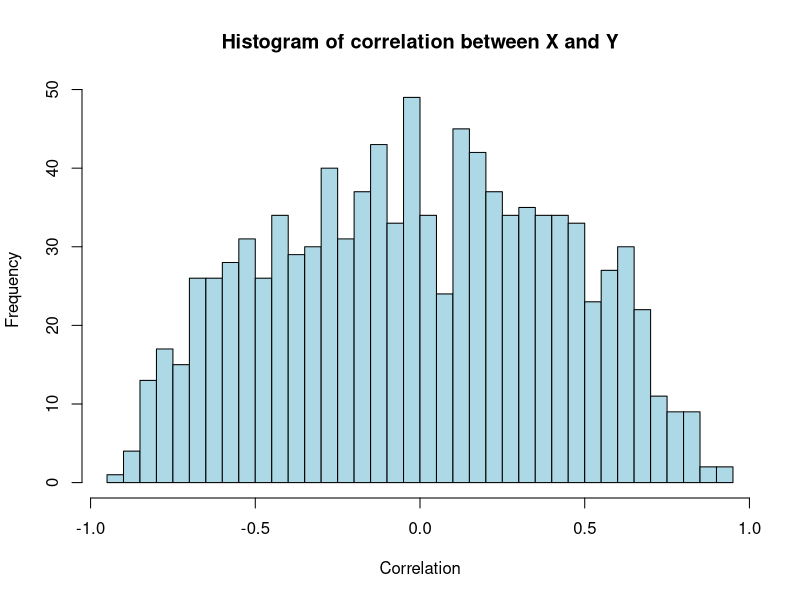

Write R code to recreate this figure.
n_sim <- 1000

cor_vector <- numeric(n_sim)
for(i in 1:n_sim){
 # Generate X from a symmetric t-distribution (df=3 for example)
 n <- 100
 X <- rt(n, df=3)  
 Y <- X^2  
 cor_vector[i] <- cor(X, Y)
}

mean(cor_vector)
hist(cor_vector, breaks=50, 
     main="Histogram of correlation between X and Y", 
     xlab="Correlation", col="lightblue", border="black")
